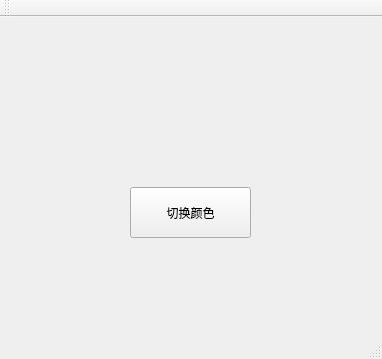
<?xml version="1.0" encoding="UTF-8"?>
<ui version="4.0">
 <class>MainWindow</class>
 <widget class="QMainWindow" name="MainWindow">
  <property name="geometry">
   <rect>
    <x>0</x>
    <y>0</y>
    <width>382</width>
    <height>359</height>
   </rect>
  </property>
  <property name="windowTitle">
   <string>MainWindow</string>
  </property>
  <widget class="QWidget" name="centralWidget">
   <widget class="QWidget" name="widget" native="true">
    <property name="geometry">
     <rect>
      <x>90</x>
      <y>30</y>
      <width>241</width>
      <height>251</height>
     </rect>
    </property>
    <widget class="QPushButton" name="pushButton">
     <property name="geometry">
      <rect>
       <x>40</x>
       <y>140</y>
       <width>121</width>
       <height>51</height>
      </rect>
     </property>
     <property name="text">
      <string>切换颜色</string>
     </property>
    </widget>
    <widget class="QLabel" name="label">
     <property name="geometry">
      <rect>
       <x>60</x>
       <y>30</y>
       <width>90</width>
       <height>90</height>
      </rect>
     </property>
     <property name="text">
      <string/>
     </property>
    </widget>
   </widget>
  </widget>
  <widget class="QMenuBar" name="menuBar">
   <property name="geometry">
    <rect>
     <x>0</x>
     <y>0</y>
     <width>382</width>
     <height>23</height>
    </rect>
   </property>
  </widget>
  <widget class="QToolBar" name="mainToolBar">
   <attribute name="toolBarArea">
    <enum>TopToolBarArea</enum>
   </attribute>
   <attribute name="toolBarBreak">
    <bool>false</bool>
   </attribute>
  </widget>
  <widget class="QStatusBar" name="statusBar"/>
 </widget>
 <layoutdefault spacing="6" margin="11"/>
 <resources/>
 <connections/>
</ui>
